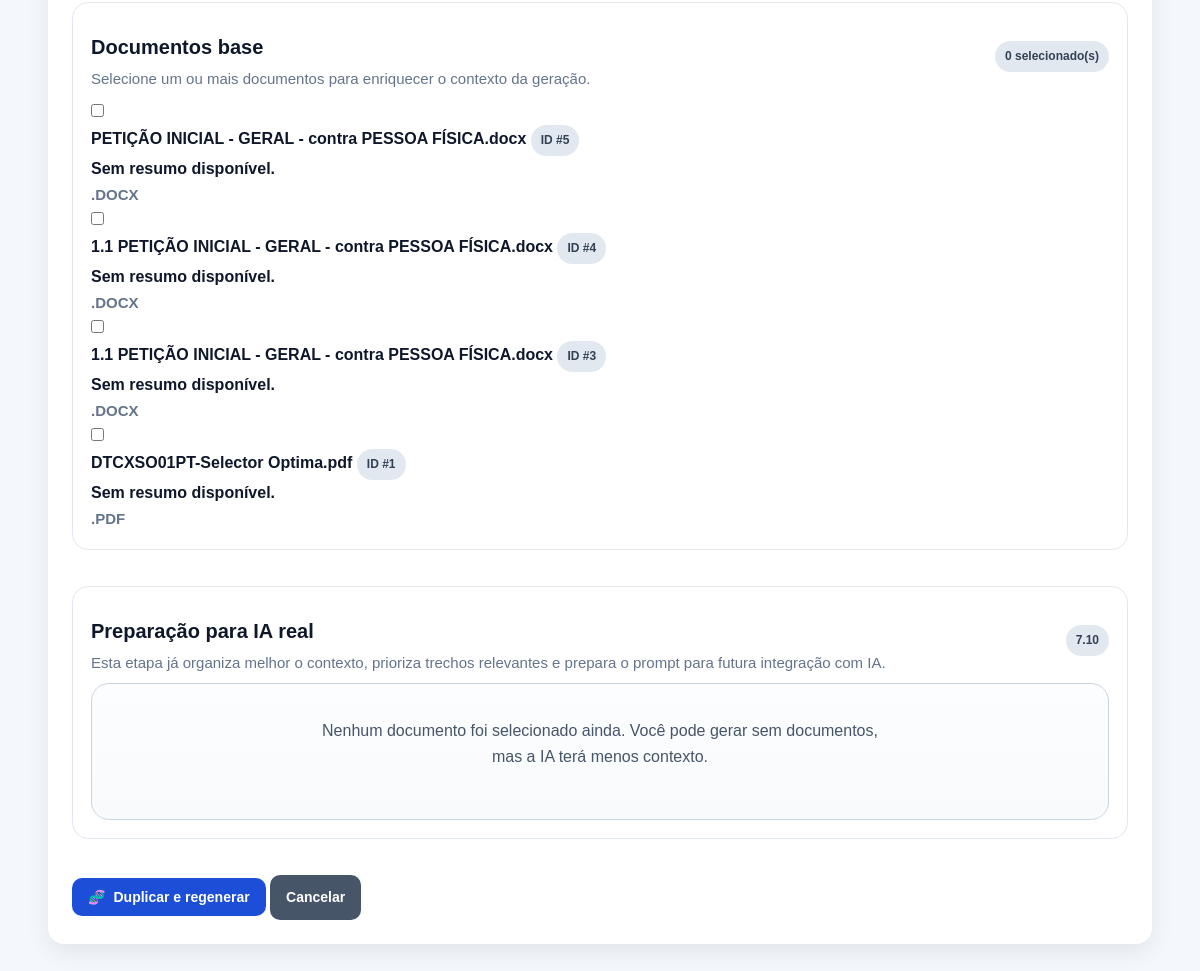
Before: /generations/4/duplicate (lower part) with the older database file.
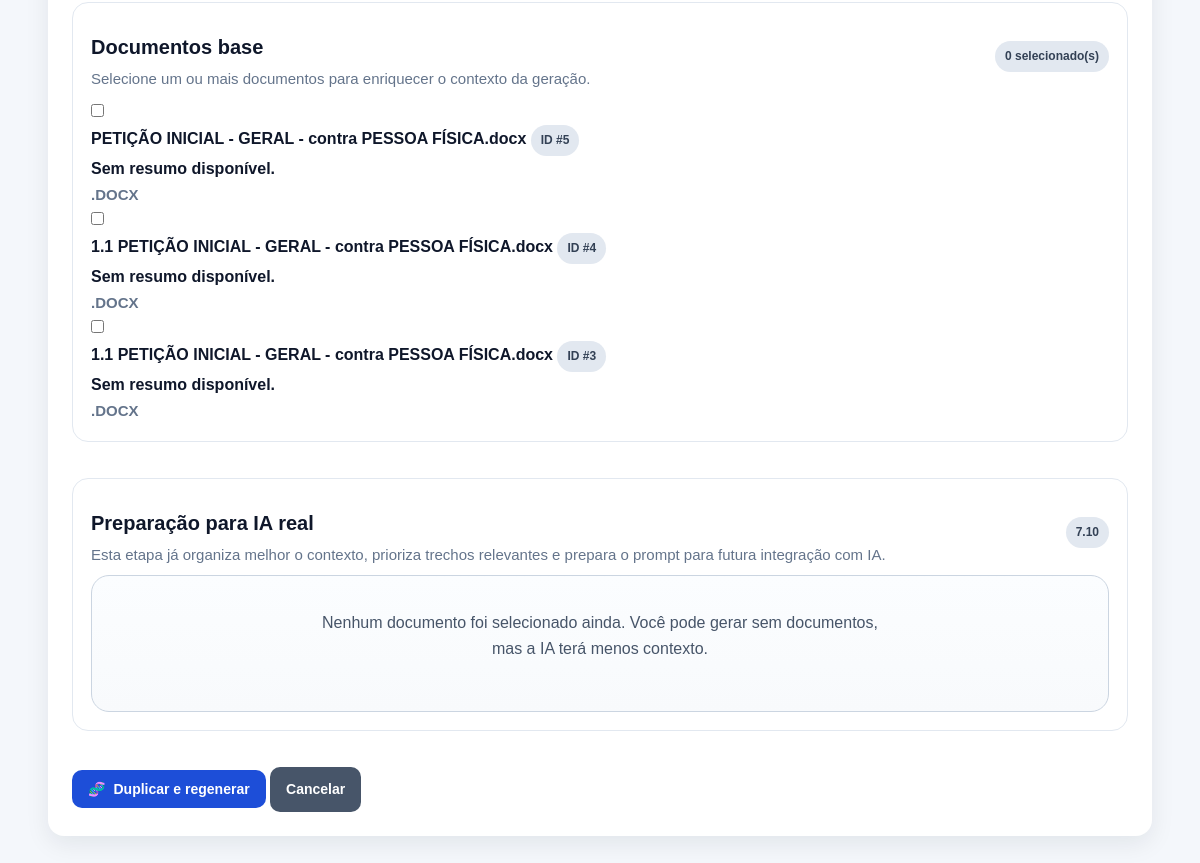
After: the same page with the newer database file.
### app/models/document.py (models this page shows)
class Document(Base):
    __tablename__ = "documents"
    id = Column(Integer, primary_key=True, index=True)
    original_filename = Column(String(255), nullable=False)
    saved_filename = Column(String(255), nullable=False)
    file_path = Column(String(500), nullable=False)
    file_type = Column(String(20), nullable=False)
    extracted_text = Column(Text, nullable=False)
    created_at = Column(DateTime(timezone=True), server_default=func.now(), nullable=False)

### app/routers/generations.py (the view)
@router.get("/{generation_id}/duplicate")
async def duplicate_generation_form(
    generation_id: int,
    request: Request,
    db: Session = Depends(get_db),
):
    geracao = buscar_geracao_por_id(db, generation_id)
    if not geracao:
        raise HTTPException(status_code=404, detail="Geração não encontrada.")
    documentos = listar_documentos(db)
    perfis = listar_perfis_escrita(db)
    form_data = {
        "client_name": geracao.client_name,
        "document_type": geracao.document_type,
        "case_subject": geracao.case_subject,
        "facts": geracao.facts,
        "requests": geracao.requests,
        "legal_basis": geracao.legal_basis,
    }
    return _render_generation_form(
        request,
        documentos=documentos,
        perfis=perfis,
        tipos_de_documento=TIPOS_DE_DOCUMENTO,
        form_data=form_data,
        selected_document_ids=desserializar_ids_documentos(geracao.source_document_ids),
        selected_profile_id=geracao.writing_profile_id,
        duplicate_mode=True,
        duplicate_source_id=geracao.id,
    )

### app/templates/generation_create.html (shortened to what this page needs)
{% extends "base.html" %}
{% block content %}
<section class="card">
    <form
        method="post"
        action="{{ action_url }}"
        class="formulario-geracao"
        data-loading-form
        data-loading-message="{{ submit_loading_text }}"
        data-loading-button-text="{{ submit_loading_text }}"
    >
        <section class="bloco-informativo">
            <div class="bloco-informativo-topo">
                <div>
                    <h3>Documentos base</h3>
                    <p class="texto-suave">
                        Selecione um ou mais documentos para enriquecer o contexto da geração.
                    </p>
                </div>
                <span class="badge badge-neutro" data-document-counter>
                </span>
            </div>
            {% if documentos %}
                <div class="grade-documentos-base">
                    {% for documento in documentos %}
                        <label class="card-documento-base {% if documento.id in selected_document_ids %}selecionado{% endif %}" data-document-card>
                            <input
                                type="checkbox"
                                name="document_ids"
                                value="{{ documento.id }}"
                                data-document-checkbox
                            >
                            <div class="card-documento-base-conteudo">
                                <div class="card-documento-base-topo">
                                    <strong>{{ documento.original_filename }}</strong>
                                    <span class="badge badge-neutro">ID #{{ documento.id }}</span>
                                </div>
                                <p>{{ documento.summary if documento.summary else "Sem resumo disponível." }}</p>
                                <span class="texto-suave">{{ documento.file_type|upper }}</span>
                            </div>
                        </label>
                    {% endfor %}
                </div>
            {% else %}
                <div class="estado-vazio">
                    <p>Nenhum documento disponível para seleção.</p>
                </div>
            {% endif %}
        </section>
        <section class="bloco-informativo">
            <div class="bloco-informativo-topo">
                <div>
                    <h3>Preparação para IA real</h3>
                    <p class="texto-suave">
                        Esta etapa já organiza melhor o contexto, prioriza trechos relevantes e prepara o prompt para futura integração com IA.
                    </p>
                </div>
                <span class="badge badge-neutro">7.10</span>
            </div>
            {% if selected_document_ids %}
                <div class="lista-checks-ia-real">
                    <div class="check-ia-real">
                        <span class="check-ia-real-icone">✓</span>
                        <div>
                            <strong>Documentos selecionados:</strong>
                            {{ selected_document_ids|length }} documento(s) incluído(s) no contexto.
                        </div>
                    </div>
                    {% if selected_profile_id %}
                        <div class="check-ia-real">
                            <span class="check-ia-real-icone">✓</span>
                            <div>
                                <strong>Perfil aplicado:</strong>
                                a geração considerará o estilo do perfil selecionado.
                            </div>
                        </div>
                    {% else %}
                        <div class="check-ia-real">
                            <span class="check-ia-real-icone">•</span>
                            <div>
                                <strong>Perfil não selecionado:</strong>
                                a geração será criada com estilo padrão do sistema.
                            </div>
                        </div>
                    {% endif %}
                </div>
            {% else %}
                <div class="estado-vazio">
                    <p>
                        Nenhum documento foi selecionado ainda. Você pode gerar sem documentos, mas a IA terá menos contexto.
                    </p>
                </div>
            {% endif %}
        </section>
        <div class="acoes-formulario">
            <button type="submit" class="botao">
                {% if modo_edicao %}
                    <span class="icone-botao" aria-hidden="true">💾</span>
                    Salvar alterações
                {% elif duplicate_mode %}
                    <span class="icone-botao" aria-hidden="true">🧬</span>
                    Duplicar e regenerar
                {% else %}
                    <span class="icone-botao" aria-hidden="true">✨</span>
                    Gerar minuta
                {% endif %}
            </button>
            <a class="botao botao-secundario" href="/generations">Cancelar</a>
        </div>
    </form>
</section>
{% endblock %}

### app/templates/base.html (shortened to what this page needs)
<!DOCTYPE html>
<html lang="pt-BR">
<head>
    <link rel="stylesheet" href="{{ url_for('static', path='css/style.css') }}?v=7.5">
</head>
<body>
    <main class="container pagina-conteudo">
        {% block content %}{% endblock %}
    </main>
</body>
</html>

### app/static/css/style.css (style rules this page uses)
* { margin: 0; padding: 0; box-sizing: border-box; }
body { font-family: Arial, Helvetica, sans-serif; background: #f4f7fb; color: #1f2937; line-height: 1.6; }
a { color: #1d4ed8; text-decoration: none; }
.container { width: min(1180px, 92%); margin: 0 auto; }
.pagina-conteudo { padding: 32px 0; }
.card { background: #ffffff; border-radius: 16px; padding: 24px; box-shadow: 0 8px 24px rgba(15, 23, 42, 0.08); margin-bottom: 24px; }
.texto-suave { color: #64748b; font-size: 15px; }
.botao, button.botao { display: inline-flex; align-items: center; justify-content: center; background: #1d4ed8; color: #ffffff; border: none; border-radius: 10px; padding: 11px 16px; font-size: 14px; font-weight: bold; cursor: pointer; transition: background 0.2s ease, transform 0.2s ease, opacity 0.2s ease; }
.botao-secundario { background: #475569; }
form { display: flex; flex-direction: column; gap: 14px; }
label { font-weight: bold; color: #0f172a; }
.cabecalho-resultado h3, .bloco-informativo h3 { font-size: 20px; color: #0f172a; margin-bottom: 4px; }
.bloco-informativo { background: #ffffff; border: 1px solid #e2e8f0; border-radius: 16px; padding: 18px; margin-bottom: 22px; }
.bloco-informativo-topo { display: flex; justify-content: space-between; align-items: center; gap: 12px; flex-wrap: wrap; margin-bottom: 8px; }
.badge { display: inline-flex; align-items: center; justify-content: center; padding: 6px 10px; border-radius: 999px; font-size: 12px; font-weight: bold; }
.badge-neutro { background: #e2e8f0; color: #334155; }
.estado-vazio { text-align: center; padding: 30px 20px; background: #f8fafc; border: 1px dashed #cbd5e1; border-radius: 12px; }
.estado-vazio p { margin-bottom: 14px; color: #475569; }
.formulario-geracao { display: flex; flex-direction: column; gap: 14px; }
.formulario-geracao h3 { margin-top: 10px; color: #0f172a; }
.botao, button.botao, .botao-perigo { gap: 8px; }
.icone-botao { display: inline-flex; align-items: center; justify-content: center; font-size: 14px; line-height: 1; }
.estado-vazio { padding: 34px 24px; border-radius: 18px; border-style: solid; background: linear-gradient(180deg, #fbfdff 0%, #f8fafc 100%); }
.estado-vazio p { max-width: 560px; margin: 0 auto 16px; }

Changed rows visible on the page:
removed Document: original_filename "DTCXSO01PT-Selector Optima.pdf", id "1", summary "Sem resumo disponível.", file_type ".PDF"
